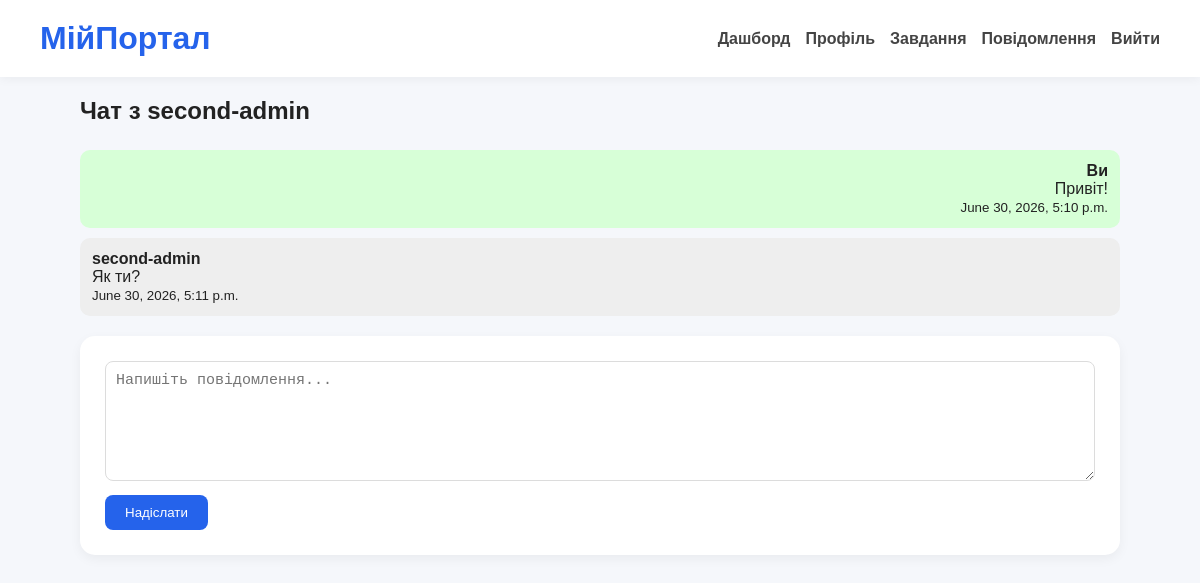
The app's page /messages/2/ (signed in) with its own data.
### portal/models.py (models this page shows, shortened)
class Message(models.Model):
    sender = models.ForeignKey(
        User,
        on_delete=models.CASCADE,
        related_name='sent_messages'
    )
    recipient = models.ForeignKey(
        User,
        on_delete=models.CASCADE,
        related_name='received_messages'
    )
    text = models.TextField()
    created_at = models.DateTimeField(auto_now_add=True)
    class Meta:
        ordering = ['created_at']

### portal/views.py (the view, shortened to what this page needs)
@login_required
def chat(request, user_id):
    if user_id == request.user.pk:
        return redirect('user_list')
    other_user = get_object_or_404(User, pk=user_id)
    chat_messages = Message.objects.filter(
        Q(sender=request.user, recipient=other_user) |
        Q(sender=other_user, recipient=request.user)
    )
    return render(request, 'chat.html', {
        'other_user': other_user,
        'messages': chat_messages
    })

### templates/chat.html (shortened to what this page needs)
{% extends "base.html" %}
{% block content %}
<h2>Чат з {{ other_user.username }}</h2>
<div class="chat-box">
{% for message in messages %}
<div class="{% if message.sender == request.user %}my-message{% else %}other-message{% endif %}">
    <strong>
        {% if message.sender == request.user %}
            Ви
        {% else %}
            {{ other_user.username }}
        {% endif %}
    </strong>
    <p>{{ message.text }}</p>
    <small>{{ message.created_at }}</small>
</div>
{% empty %}
<p>Повідомлень ще немає.</p>
{% endfor %}
</div>
<form method="POST">
    <textarea
        name="text"
        rows="4"
        required
        placeholder="Напишіть повідомлення..."
    ></textarea>
    <br>
    <button type="submit">
        Надіслати
    </button>
</form>
{% endblock %}

### static/css/style.css (style rules this page uses)
* { margin: 0; padding: 0; box-sizing: border-box; }
body { font-family: Arial, Helvetica, sans-serif; background: #f5f7fb; color: #222; min-height: 100vh; }
h2 { margin-bottom: 25px; }
form { background: white; padding: 25px; border-radius: 15px; box-shadow: 0 4px 12px rgba(0,0,0,0.05); margin-bottom: 25px; }
input, textarea { width: 100%; padding: 12px; border: 1px solid #dcdcdc; border-radius: 8px; font-size: 15px; }
textarea { resize: vertical; min-height: 120px; }
button { margin-top: 20px; background: #2563eb; color: white; border: none; padding: 12px 22px; border-radius: 8px; cursor: pointer; transition: 0.2s; }
.chat-box { margin:20px 0; }
.my-message { background:#d7ffd7; padding:12px; border-radius:10px; margin:10px 0; text-align:right; }
.other-message { background:#eeeeee; padding:12px; border-radius:10px; margin:10px 0; text-align:left; }
textarea { width:100%; padding:10px; resize:vertical; }
button { margin-top:10px; padding:10px 20px; cursor:pointer; }

### records on screen
Message: shows "Ви", text "Привіт!", created_at "June 30, 2026, 5:10 p.m."
Message: text "Як ти?", created_at "June 30, 2026, 5:11 p.m."

### other values on screen
{{ other_user.username }} "second-admin"
